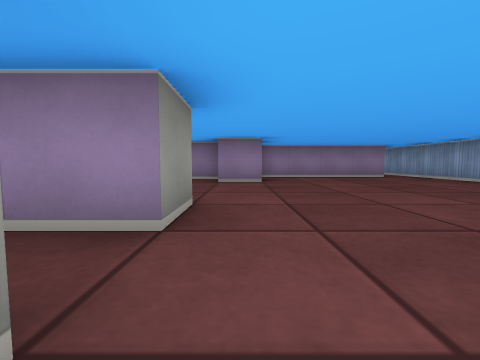
view 1 (above)

20 first-person views from a walk through a cub3D maze. The camera is about half as high as the walls, tilts 4° down and sees 90° across. The floor is counted in squares. Each view is taken from the middle of a square. On the plan, view 1 faces up. The plan holds only what a view shows up to about 9 squares ahead; the rest is blank.

view 2
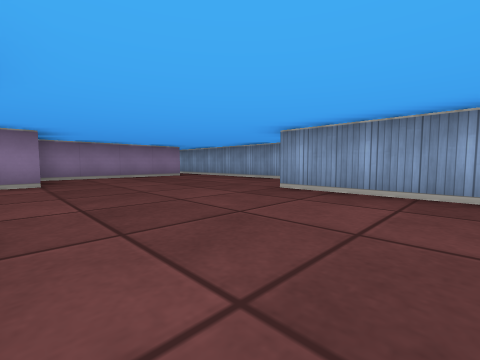

view 3
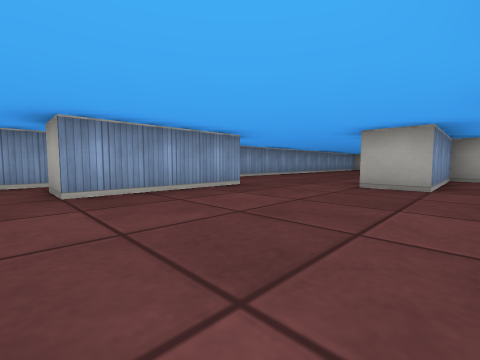

view 4
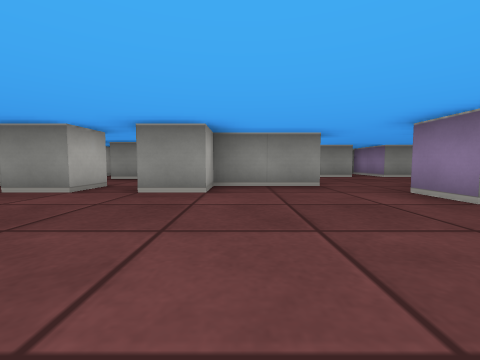

view 5
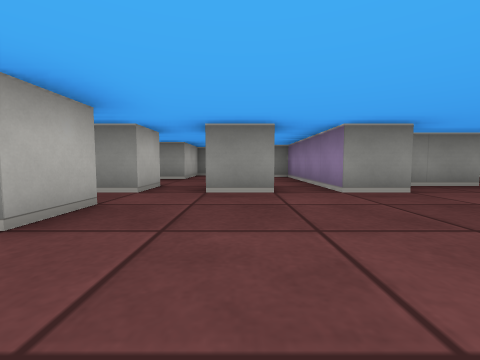

view 6
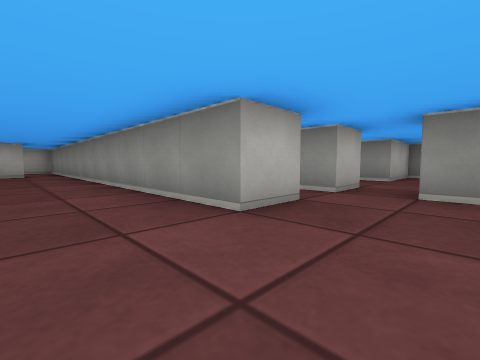

view 7
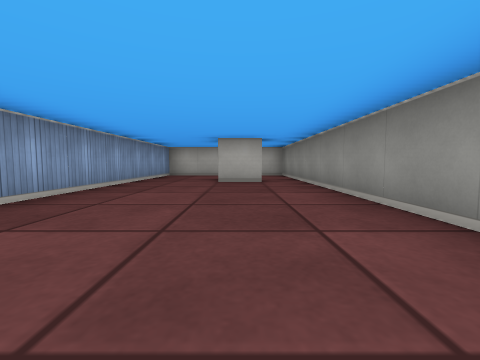

view 8
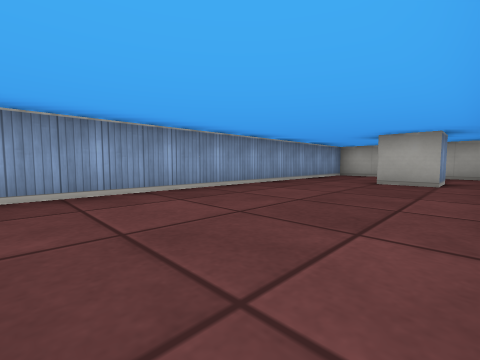

view 9
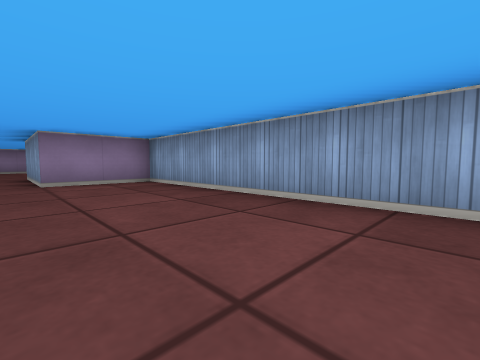

view 10
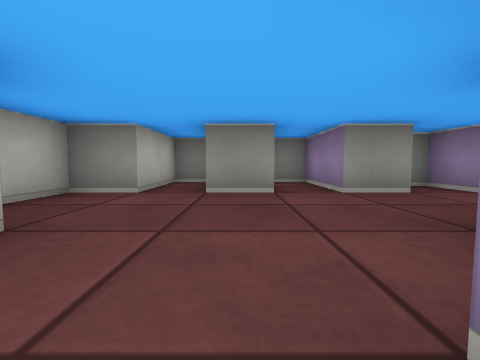

view 11
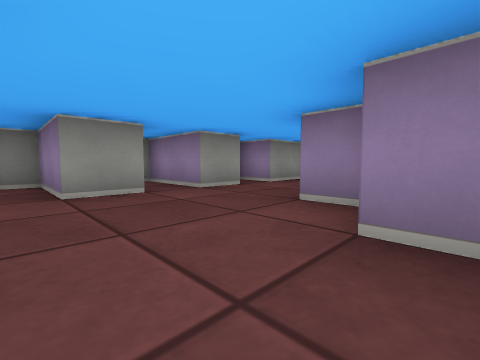

view 12
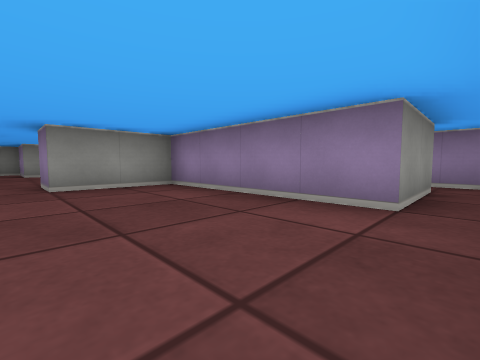

view 13
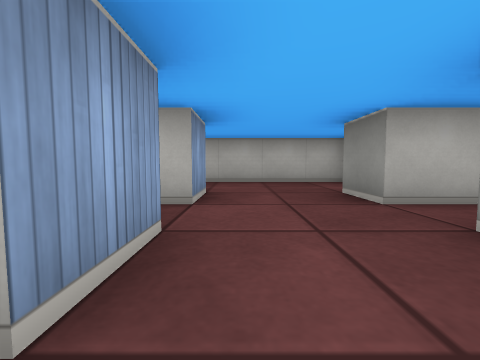

view 14
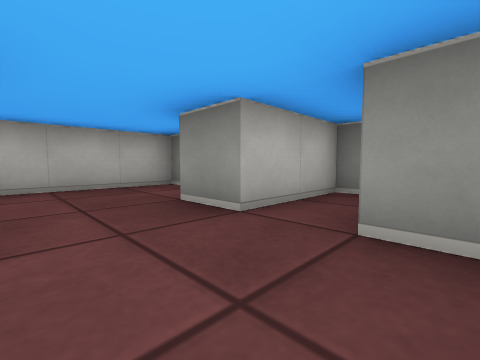

view 15
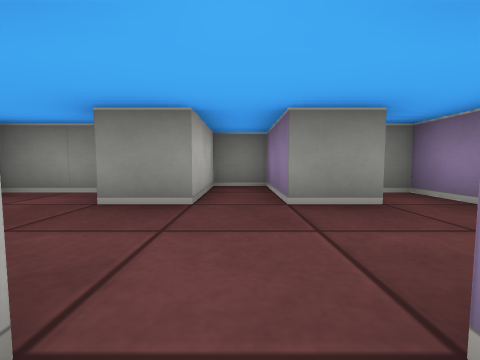

view 16
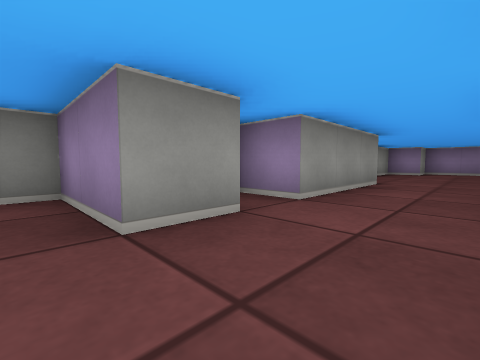

view 17
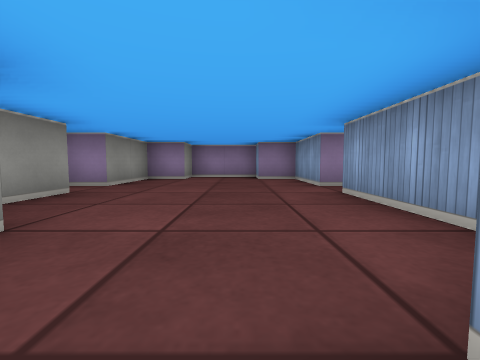

view 18
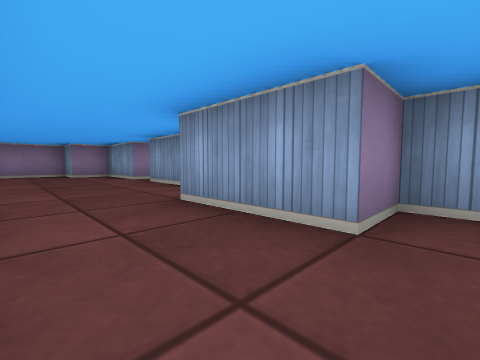

view 19
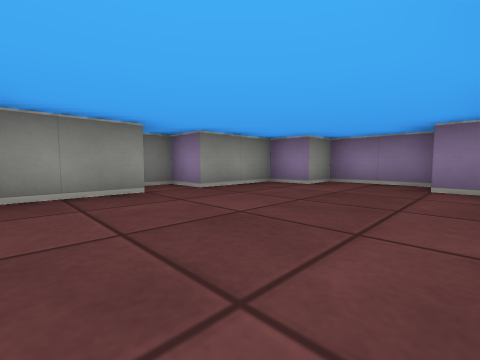

view 20
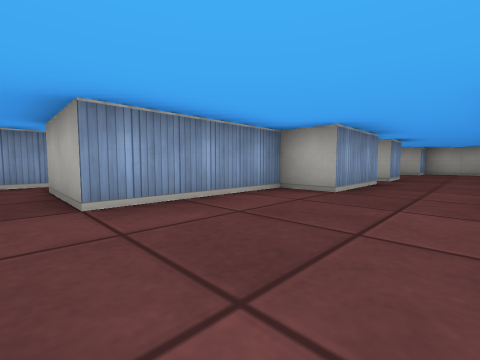

### Floor plan
Points are (right, up) in squares from view 1. A wall is a line through its corners. A room is listed if a view was taken in it or the views show most of it. See-through windows are left out.
Room 1 (views 1, 2, 3, 4, 5, 6, 10, 11, 12, 13, 14, 15, 16)
walls: (-1.5, 4.6) (-1.5, 2.5) (-0.5, 2.5) (-0.5, 1.5) (-4.5, 1.5) (-4.5, 1); (-0.5, 6.5) (-1.5, 6.5); (-1.5, -0.5) (-1.5, 0.5) (-0.5, 0.5) (-0.5, -0.5); (-3.5, 0.6) (-3.5, -0.5) (-5.5, -0.5) (-5.5, -1.5) (-3.5, -1.5) (-3.5, -2.5); (-1.8, 7.5) (-2.5, 7.5) (-2.5, 8.5); (3.5, -0.5) (3.5, 2.5) (4.5, 2.5); (5.5, 2.4) (5.5, 7.6); (-1.5, -2.5) (-1.5, -1.5) (-0.5, -1.5) (-0.5, -2.1); (-4.5, 6.6) (-4.5, 5.5) (-6.5, 5.5) (-6.5, 4.5) (-4.5, 4.5) (-4.5, 3.5) (-2.5, 3.5) (-2.5, 4.5) (-1.9, 4.5); (4.5, 7.5) (0.5, 7.5) (0.5, 5.5) (-0.5, 5.5); (-4.5, 8.6) (-4.5, 7.5) (-6.5, 7.5) (-6.5, 6.8); (-4.5, -3) (-4.5, -4.5) (0.5, -4.5) (0.5, -1.5) (1.5, -1.5)
ways out: opening at (2.5, -1.5) to room 2; opening at (-3.5, 8) to room 3; opening at (5, 8.5)
Room 2 (views 7, 8, 9)
walls: (2.5, -10.5) (2.5, -9.5) (3.5, -9.5); (1.5, -1.5) (1.5, -12.5) (5.5, -12.5) (5.5, -0.5) (3.5, -0.5)
ways out: opening at (2.5, -1.5) to room 1
Room 3 (views 17, 18, 19, 20)
walls: (-4.5, 12.5) (-4.5, 9.5) (-5.5, 9.5) (-5.5, 9.1); (-5.5, 14.6) (-5.5, 12.9); (-1.5, 15.5) (-1.5, 17.5) (-2.5, 17.5) (-2.5, 18.5) (-4.5, 18.5) (-4.5, 17.5) (-5.5, 17.5) (-5.5, 15.5) (-6.5, 15.5) (-6.5, 14.9); (-1.5, 8.9) (-1.5, 9.5) (-2.5, 9.5) (-2.5, 11.5) (-1.5, 11.5) (-1.5, 14.5); (-2.5, 8.5) (-2.1, 8.5)
ways out: opening at (-3.5, 8) to room 1; opening at (-0.5, 15)

Positions as (right, up) in squares from view 1, and headings:
1: (0, 0), facing up
2: (0, 0), facing up-right
3: (0, 3), facing down-right
4: (3, 3), facing left
5: (3, 0), facing left
6: (3, 0), facing down-left
7: (3, -4), facing down
8: (2, -4), facing down-right
9: (3, -6), facing up-right
10: (-1, 6), facing left
11: (-1, 5), facing up-left
12: (5, 5), facing up-left
13: (-2, 1), facing down
14: (-2, 0), facing down-left
15: (-1, -1), facing left
16: (-3, 7), facing up-left
17: (-3, 11), facing up
18: (-4, 9), facing up-right
19: (-2, 13), facing up-left
20: (-4, 15), facing down-right
